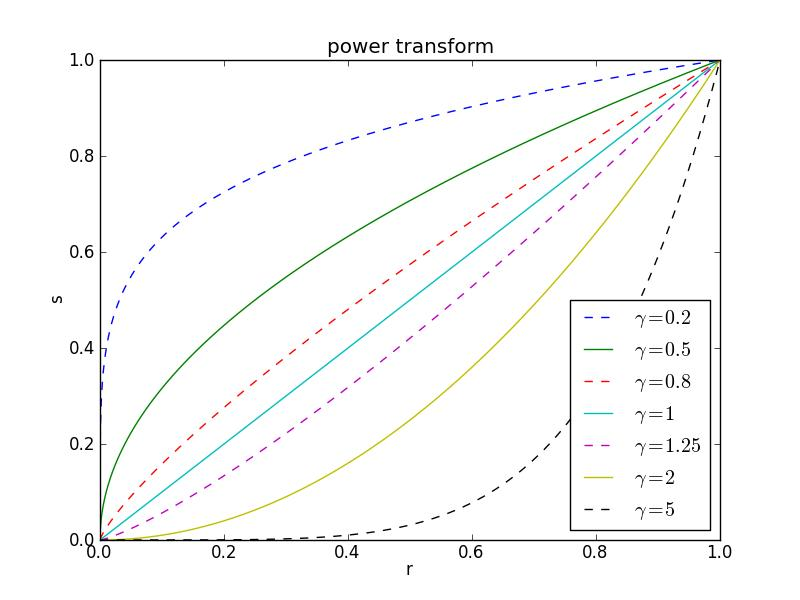

Generate this figure with Python:
# -*- coding:utf-8 -*-

import matplotlib.pyplot as plt
import numpy as np

r = np.arange(0,1+0.0001,0.0001)
s1 = r**0.2
s2 = r**0.5
s3 = r**0.8
s4 = r
s5 = r**(1.25)
s6 = r**2
s7 = r**5

plt.plot(r,s1,'--',r,s2,r,s3,'--',r,s4,r,s5,'--',r,s6,r,s7,'--')
plt.legend(('$\gamma=0.2$','$\gamma=0.5$','$\gamma=0.8$','$\gamma=1$','$\gamma=1.25$','$\gamma=2$','$\gamma=5$'),loc='lower right')
plt.xlabel('r')
plt.ylabel('s')
plt.title('power transform')
plt.savefig('power_trans.jpg')
plt.savefig('power_trans.eps')
